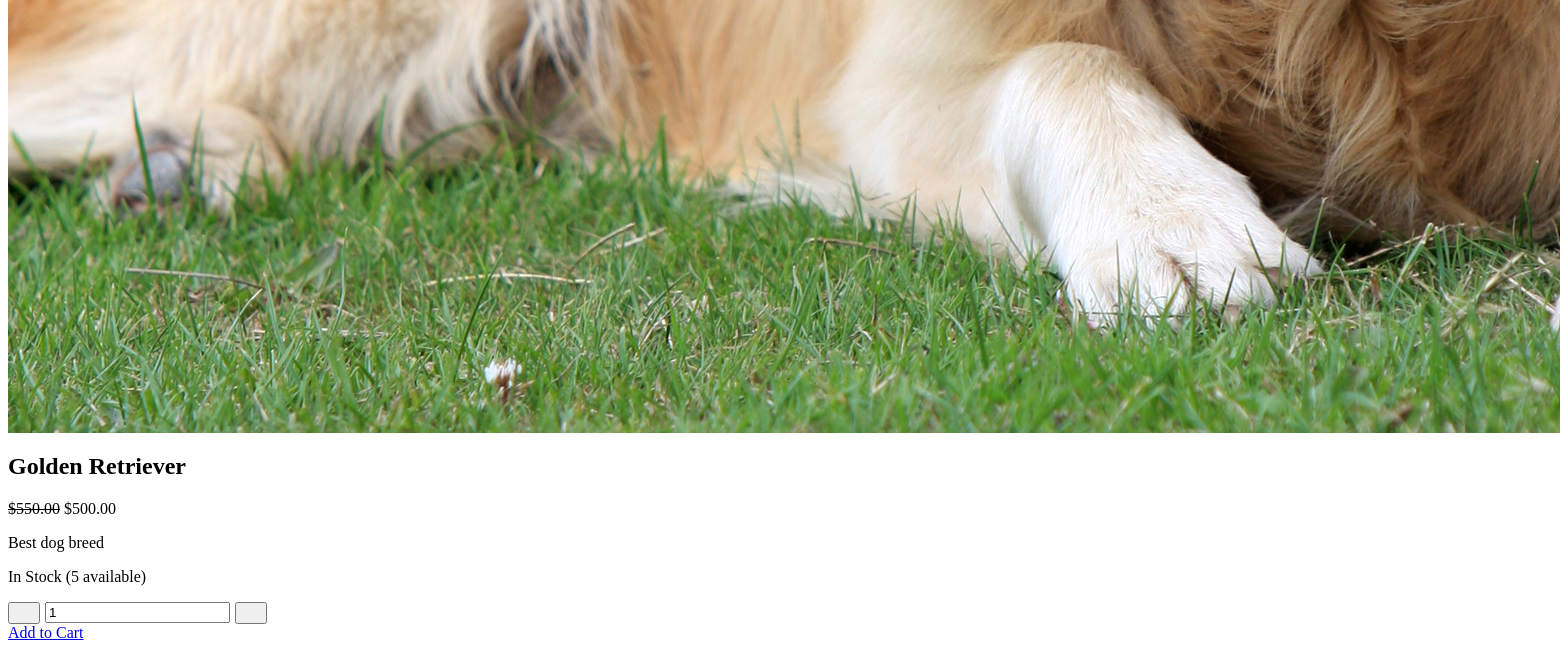
Before: /product-quick-view/1/ (lower part) with the older database file.
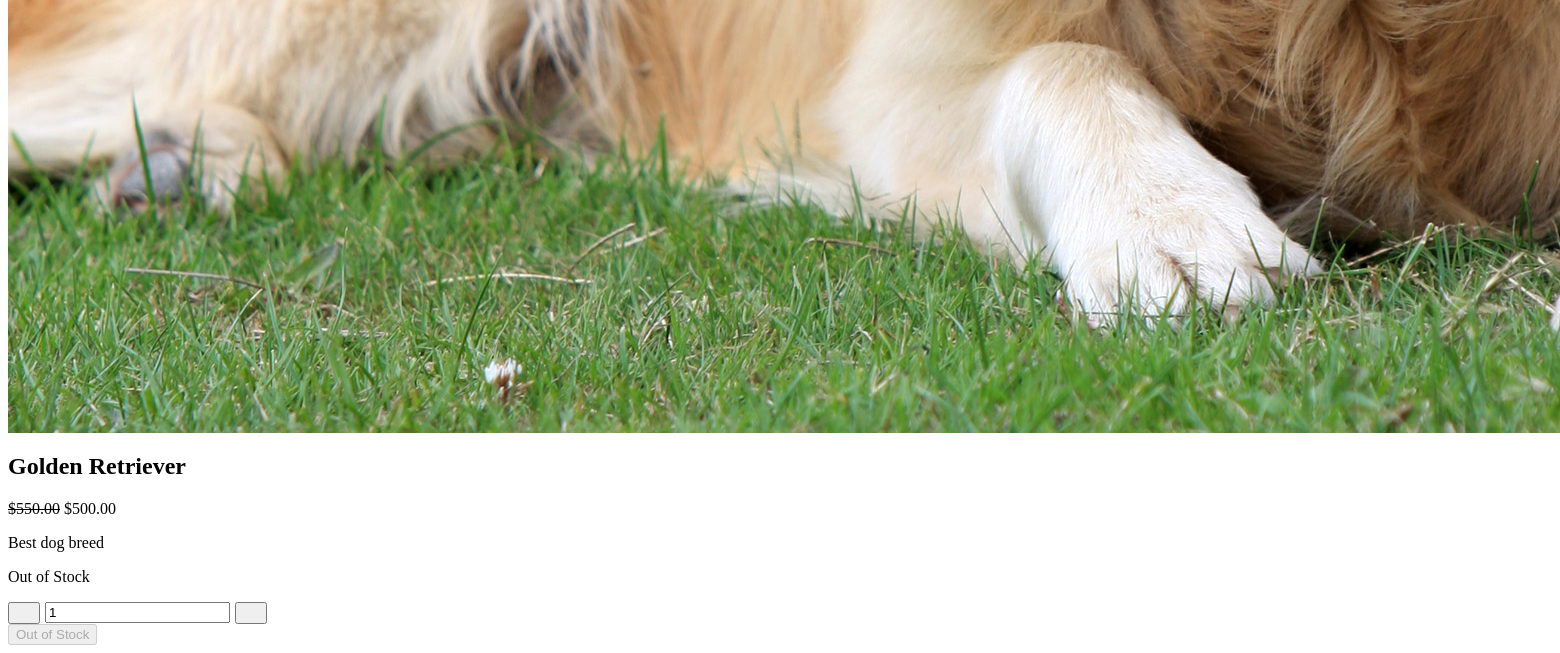
After: the same page with the newer database file.
### PetStore/models.py (models this page shows, shortened)
class Product(models.Model):
    name = models.CharField(max_length=200, help_text="Name of the product.")
    image = models.ImageField(upload_to='products/', help_text="Main image for the product.")
    original_price = models.DecimalField(max_digits=10, decimal_places=2, help_text="Original price of the product.")
    discounted_price = models.DecimalField(
        max_digits=10,
        decimal_places=2,
        null=True,
        blank=True,
        help_text="Discounted price of the product (optional)."
    )
    slug = models.SlugField(
        max_length=200,
        unique=True,
        blank=True,
        help_text="A short, unique label for the product URL (auto-generated if left blank)."
    )
    description = models.TextField(blank=True, help_text="Detailed description of the product.")
    stock = models.IntegerField(default=0, help_text="Current stock quantity.")
    is_active = models.BooleanField(default=True, help_text="Whether this product is available for sale.")
    created_at = models.DateTimeField(auto_now_add=True)
    updated_at = models.DateTimeField(auto_now=True)
    category = models.ForeignKey(
        'Category', # Referencing the Category model
        on_delete=models.SET_NULL, # Products won't be deleted if a category is removed
        null=True,
        blank=True,
        related_name='products', # Allows you to get products from a category: category.products.all()
        help_text="The category this product belongs to."
    )
    class Meta:
        ordering = ['-created_at', 'name'] # Order by newest first, then by name
        verbose_name = "Product"
        verbose_name_plural = "Products"

### PetStore/views.py (the view)
# urls.py: path('product-quick-view/<int:pk>/', views.product_quick_view, name='product_quick_view'),
def product_quick_view(request, pk):
    product = get_object_or_404(Product, pk=pk, is_active=True)
    context = {
        'product': product,
    }
    return render(request, 'product_modal_content.html', context)

### PetStore/templates/product_modal_content.html
{% load static %}
<div class="row">
    <div class="col-md-5">
        {% if product.image %}
            <img src="{{ product.image.url }}" alt="{{ product.name }}" class="img-fluid rounded-3">
        {% else %}
            <img src="{% static 'images/placeholder.png' %}" alt="No Image Available" class="img-fluid rounded-3">
        {% endif %}
    </div>
    <div class="col-md-7">
        <h2>{{ product.name }}</h2>
        <div class="d-flex align-items-center gap-2 mb-3">
            {% if product.discounted_price %}
                <del class="text-muted">${{ product.original_price|floatformat:2 }}</del>
                <span class="text-dark fw-semibold fs-4">${{ product.discounted_price|floatformat:2 }}</span>
            {% else %}
                <span class="text-dark fw-semibold fs-4">${{ product.original_price|floatformat:2 }}</span>
            {% endif %}
        </div>
        <p>{{ product.description|default_if_none:""|truncatewords:50 }}</p>
        {% if product.stock > 0 %}
            <p class="text-success fw-semibold">In Stock ({{ product.stock }} available)</p>
        {% else %}
            <p class="text-danger fw-semibold">Out of Stock</p>
        {% endif %}
        <div class="button-area mt-4">
            <div class="input-group product-qty mb-3" style="max-width: 150px; display: flex; align-items: center; gap: 5px;">
                <span class="input-group-btn">
                    <button type="button" class="quantity-left-minus btn btn-light btn-number" data-type="minus" data-field="quantity-modal-{{ product.id }}">
                        <svg width="16" height="16"><use xlink:href="#minus"></use></svg>
                    </button>
                </span>
                <input type="text" id="quantity-modal-{{ product.id }}" name="quantity" class="quantity form-control input-number text-center" value="1" min="1" max="{{ product.stock }}">
                <span class="input-group-btn">
                    <button type="button" class="quantity-right-plus btn btn-light btn-number" data-type="plus" data-field="quantity-modal-{{ product.id }}">
                        <svg width="16" height="16"><use xlink:href="#plus"></use></svg>
                    </button>
                </span>
            </div>
            {% if product.stock > 0 %}
                <a href="#" class="btn btn-primary rounded-1 p-2 fs-7 btn-cart" data-product-id="{{ product.id }}">
                     Add to Cart
                </a>
            {% else %}
                <button type="button" class="btn btn-secondary rounded-1 p-2 fs-7" disabled>Out of Stock</button>
            {% endif %}
        </div>
    </div>
</div>

Changed rows visible on the page:
changed Product "Golden Retriever": stock "5" → (not shown)
Other visible differences:
text no longer shown: "In Stock ( available) Add to Cart"
text now shown: "Out of Stock Out of Stock"
